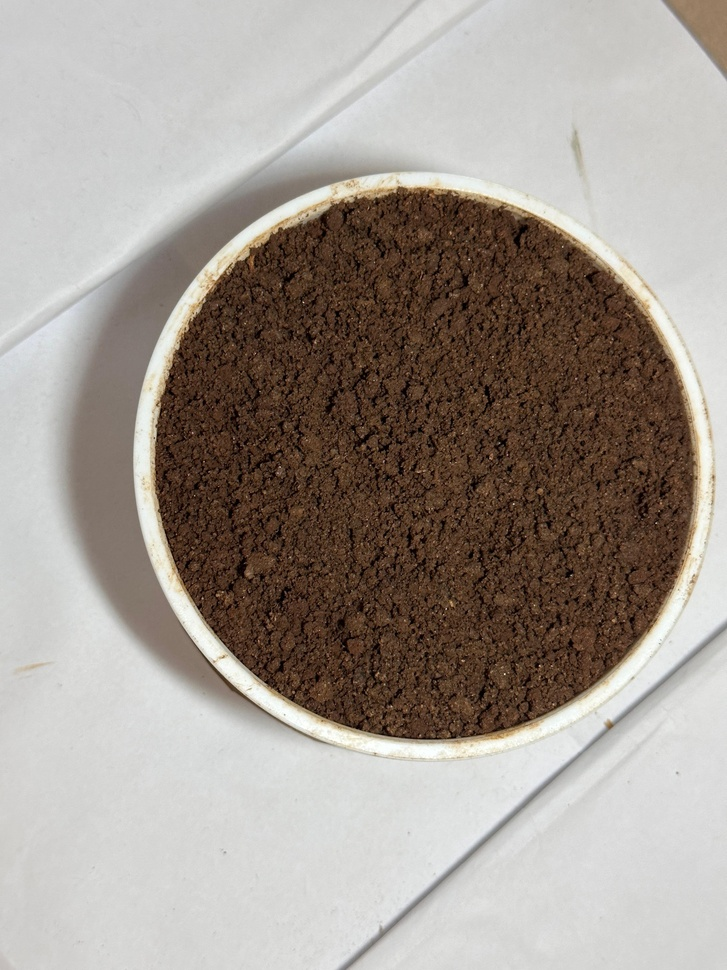
#> input picture INPUT1/DAY01-05-30.jpg, 727 x 970 px, shrunk from 3024 x 4032 before the run; its folder holds only this picture in this run
$ jupyter execute health_indicator.ipynb
#> lines starting #> are read from the running program, lines starting #| are printed output that depends on the picture; after the words box and inside, x2 and y2 are one past the last pixel; in counts of white or black regions, pixels touching at a corner belong together
[cell 1]
import cv2
import numpy as np
import os

# Define input and output directories
input_dir = "INPUT1"  # Update with your actual input directory path
output_dir = "HEALTH"

# Create output directory if it doesn't exist
os.makedirs(output_dir, exist_ok=True)

# Define result file path
result_file_path = os.path.join(output_dir, "Health_status.txt")

def calculate_plant_health(image_path):
    """Calculates the health score and status of the plant based on image analysis."""
#> called with image_path = 'INPUT1/DAY01-05-30.jpg'
    image = cv2.imread(image_path)
#> image is the input picture: shape (970, 727, 3); mean B, G, R 145.1, 152.6, 161.4
    if image is None:
        print(f"Error: Could not read image at {image_path}")
        return None

    # Convert to HSV color space
    hsv = cv2.cvtColor(image, cv2.COLOR_BGR2HSV)
#> hsv: shape (970, 727, 3); mean H, S, V 25.3, 54.3, 161.8

    # Define color ranges for health classification
    green_lower, green_upper = np.array([35, 40, 20]), np.array([85, 255, 255])  # Healthy (Green)
    yellow_lower, yellow_upper = np.array([20, 100, 100]), np.array([35, 255, 255])  # Deficiency (Yellow)
    brown_lower, brown_upper = np.array([5, 50, 50]), np.array([20, 255, 255])  # Diseased (Brown)

    # Create masks
    green_mask = cv2.inRange(hsv, green_lower, green_upper)
#> green_mask: shape (970, 727); every value is 0
    yellow_mask = cv2.inRange(hsv, yellow_lower, yellow_upper)
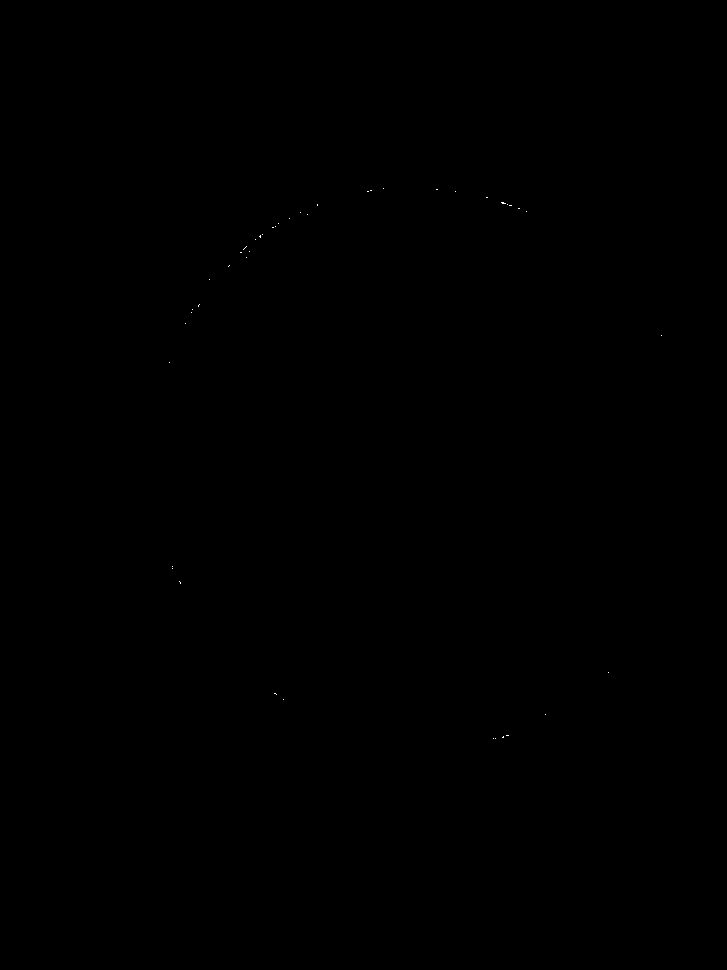
#> yellow_mask: shape (970, 727); 0.01% white in thin lines or dots, all inside (x1, y1, x2, y2) = (169, 188, 662, 739)
    brown_mask = cv2.inRange(hsv, brown_lower, brown_upper)
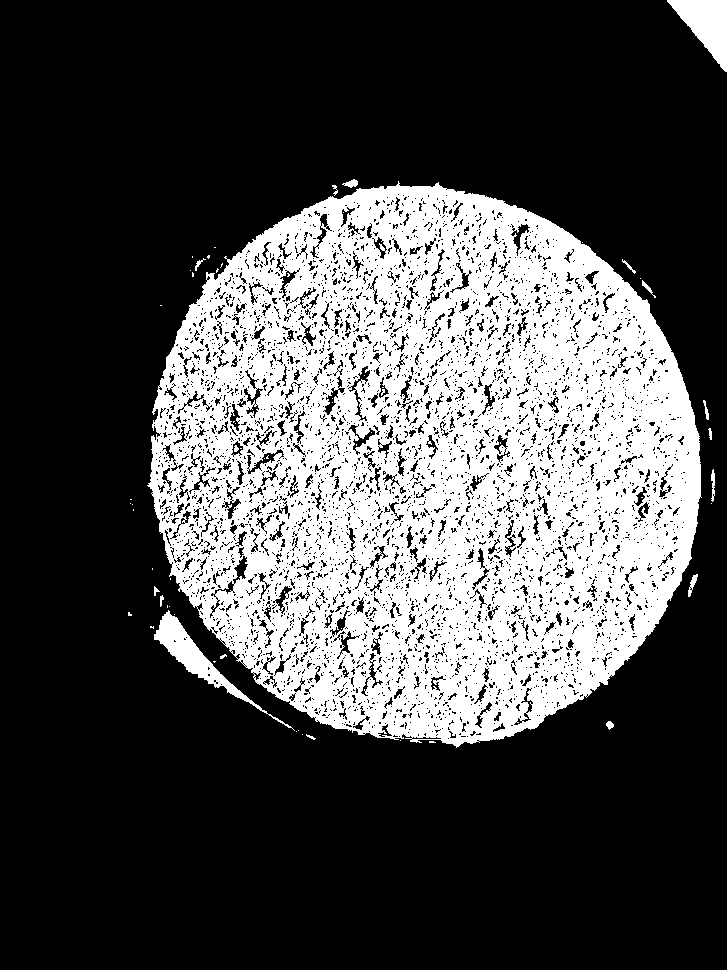
#> brown_mask: shape (970, 727); 30% white; 87 white regions (69 under 20 px), largest, box (x1, y1, x2, y2) and area: (147, 181, 702, 748) 206144, (154, 610, 295, 731) 2253, (667, 0, 727, 72) 2233

    # Count pixels in each category
    total_pixels = image.shape[0] * image.shape[1]
#> total_pixels = 705190
    green_ratio = (cv2.countNonZero(green_mask) / total_pixels) * 100
#> green_ratio = 0
    yellow_ratio = (cv2.countNonZero(yellow_mask) / total_pixels) * 100
#> yellow_ratio = 0.0109
    brown_ratio = (cv2.countNonZero(brown_mask) / total_pixels) * 100
#> brown_ratio = 29.99

    # Calculate health score
    health_score = round(100 - (yellow_ratio + brown_ratio), 2)  # Ensures only positive values
#> health_score = 70

    # Determine health condition
    if health_score > 70:
        health_status = "Healthy 🌱"
    elif health_score > 50:
        health_status = "Moderate Health ⚠"
    else:
        health_status = "Plant is Diseased ❌"

    return health_status, health_score, green_mask, yellow_mask, brown_mask

# Open the result file with UTF-8 encoding
with open(result_file_path, "w", encoding="utf-8") as result_file:
    # Iterate over all image files in the input directory
    for filename in os.listdir(input_dir):
        if filename.lower().endswith((".jpg", ".png", ".jpeg")):  # Supports multiple image formats
            image_path = os.path.join(input_dir, filename)

            # Process image
            result = calculate_plant_health(image_path)
#> result = 5 items

            if result:
                health_status, health_score, green_mask, yellow_mask, brown_mask = result
#> health_status = 'Moderate Health ⚠'; health_score = 70

                # Write health status to file with UTF-8 encoding
                result_file.write(f"{filename}: {health_status} (Score: {health_score}%)\n")

                # Save masked images to output directory
                cv2.imwrite(os.path.join(output_dir, f"green_mask_{filename}"), green_mask)
                cv2.imwrite(os.path.join(output_dir, f"yellow_mask_{filename}"), yellow_mask)
                cv2.imwrite(os.path.join(output_dir, f"brown_mask_{filename}"), brown_mask)

                print(f"Processed: {filename} - {health_status} (Score: {health_score}%)")
#| Processed: DAY01-05-30.jpg - Moderate Health ⚠ (Score: 70.0%)

print("Processing complete. Results saved in", result_file_path)
cv2.destroyAllWindows()
